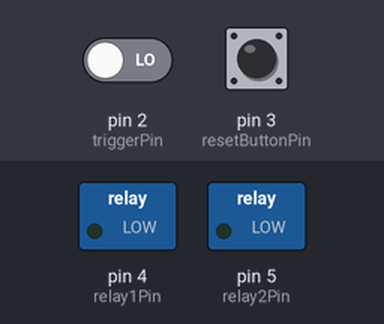
Simulated run of this sketch. Board: Arduino Uno, built with avr-gcc and run on an emulated ATmega328P. Shown: switched loads named in the sketch (green lamp = pin HIGH). Dashed ring = blinking. The inputs (shaded band) are chosen by the test bench; at power-on: pin 2 (triggerPin) LOW, pin 3 (resetButtonPin) LOW. What the sketch prints to the serial monitor is not drawn.

Above: at 1.2 s.
1.3 s: pin 2 (triggerPin) driven HIGH
At 1.9 s:
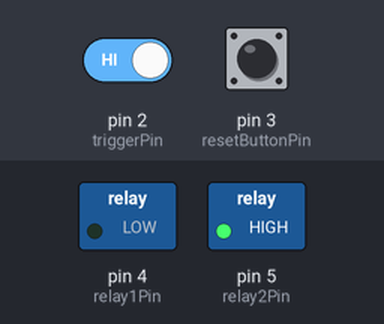
2.8 s: pin 3 (resetButtonPin) pulled HIGH for 1 s
At 3.7 s:
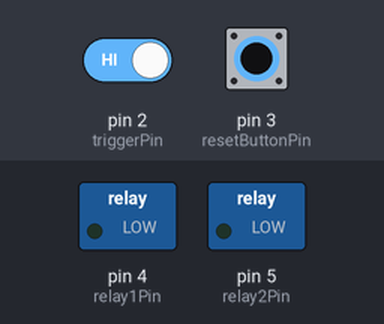
5.4 s: pin 3 (resetButtonPin) pulled HIGH for 0.15 s
At 5.57 s:
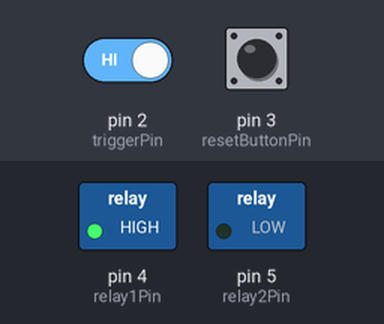
8.5 s: pin 3 (resetButtonPin) pulsed HIGH 5 times (0.12 s each, 0.3 s apart)
At 11.0 s:
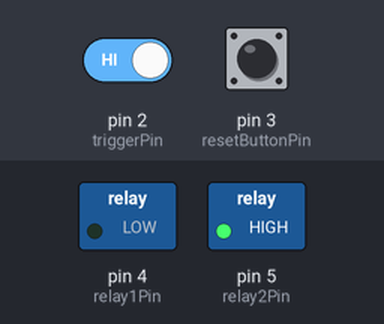
13.0 s: pin 2 (triggerPin) driven LOW and pin 3 (resetButtonPin) driven HIGH
At 13.8 s:
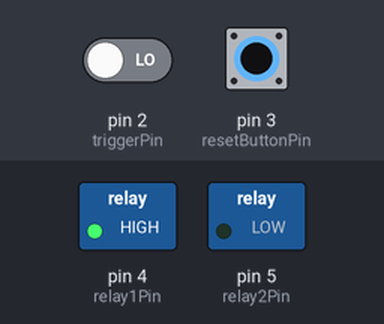
14.8 s: pin 2 (triggerPin) driven HIGH
At 15.8 s:
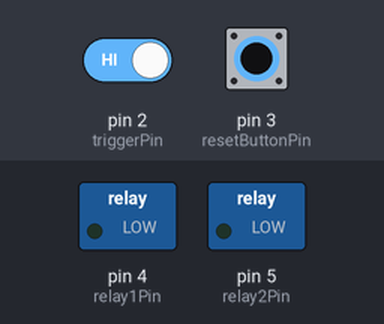
Timing chart, 0 to 65.3 s (numbered marks = the images above; inputs shaded):
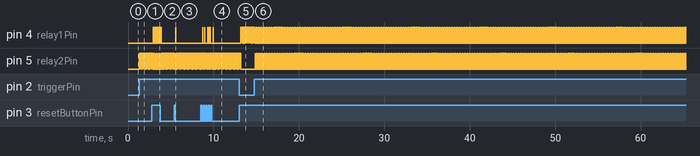

The sketch:

light-controller.ino
```cpp
// (licence header left out)
// define constants
#define triggerPin 2           // Input pin connected to the PicoBoo for triggering light shift
#define resetButtonPin 3       // Button to reset the light
#define relay1Pin 4            // Output pin to activate the first outlet
#define relay2Pin 5            // Output pin to activate the second outlet
#define lightsOffTime 4000     // Time all lights should be off during transition (in milliseconds)
#define SECTION_FIRST 0        // Set a constant for the first section
#define SECTION_SECOND 1       // Set a constant for the second section

// define mutables
int triggerState = 0;
int buttonState = 0;
int logState = 0;

// setup our console logging
void setupSerialLogging() {
  Serial.begin(9600);
  Serial.println("--- Start Serial Logging ---");
  Serial.println("Rotting Orchards Light Controller");
  Serial.println("https://www.rottingorchards.com");
  Serial.println("------");
  Serial.println(""); // new line to make it look nice :)
}

// A function to turn a pin on
// because typing digitalWrite is
// too much effort
void on(int pin){
  digitalWrite(pin, HIGH);
}

// A function to turn a pin off
// because typing digitalWrite is
// too much effort
void off(int pin){
  digitalWrite(pin, LOW);
}

// Light Transition Function
void transition(int section) {
  Serial.println("turn off all lights");
  off(relay1Pin);
  off(relay2Pin);
  if (section == SECTION_SECOND){
    Serial.println('waiting' + lightsOffTime + 'ms before turnning on second relay');
    Serial.println("activate second relay");
    on(relay2Pin);
  } else {
    Serial.println("activate first relay");
    on(relay1Pin);
  }
}

// Arduino setup routine
void setup() {
  pinMode(relay1Pin, OUTPUT);
  pinMode(relay2Pin, OUTPUT);
  pinMode(triggerPin, INPUT);
  pinMode(resetButtonPin, INPUT);
  setupSerialLogging();
}

// Arduino main loop
void loop() {

  triggerState = digitalRead(triggerPin);
  buttonState = digitalRead(resetButtonPin);

  // Handle trigger state
  if (triggerState == HIGH) {

    if ( logState == 0 ) {
      Serial.println("Transition to second section triggered");
      logState = 1;
    }

    transition(SECTION_SECOND);

  } else {

    if ( logState == 1 ) {
      Serial.println("nothing changed... waiting for input");
      logState = 0;
    }

  }

  // Handle button state
  if (buttonState == HIGH) {
    if ( logState == 0 ) {
      Serial.println("Transition to first section triggered");
      logState = 1;
    }

    transition(SECTION_FIRST);

  } else {

    if ( logState == 1 ) {
      Serial.println("nothing changed... waiting for input");
      logState = 0;
    }
  }
}
```

Measured:
- after the input at 1.3 s, pin 5 (relay2Pin): alternates HIGH for 0.10 s and LOW for 0.03 s, starting at once
- after the input at 2.8 s, pin 4 (relay1Pin): alternates HIGH for 0.02 s and LOW for 0.08 s, 20 changes in all, then stays LOW, starting after 0.18 s
- after the input at 5.4 s, pin 4 (relay1Pin): LOW → HIGH after 0.17 s, → LOW 0.02 s later
- after the input at 8.5 s, pin 4 (relay1Pin): LOW → HIGH after 0.25 s, then repeats every 0.60 s: LOW 0.21 s, HIGH 0.02 s, LOW 0.34 s, HIGH 0.02 s, until it stays LOW from 10.0 s
- after the input at 13.0 s, pin 4 (relay1Pin): alternates HIGH for 0.10 s and LOW for 0.02 s, starting after 0.21 s; pin 5 (relay2Pin): goes on until 13.2 s, then stays LOW
- after the input at 14.8 s, pin 5 (relay2Pin): alternates HIGH for 0.02 s and LOW for 0.08 s, starting after 0.09 s
